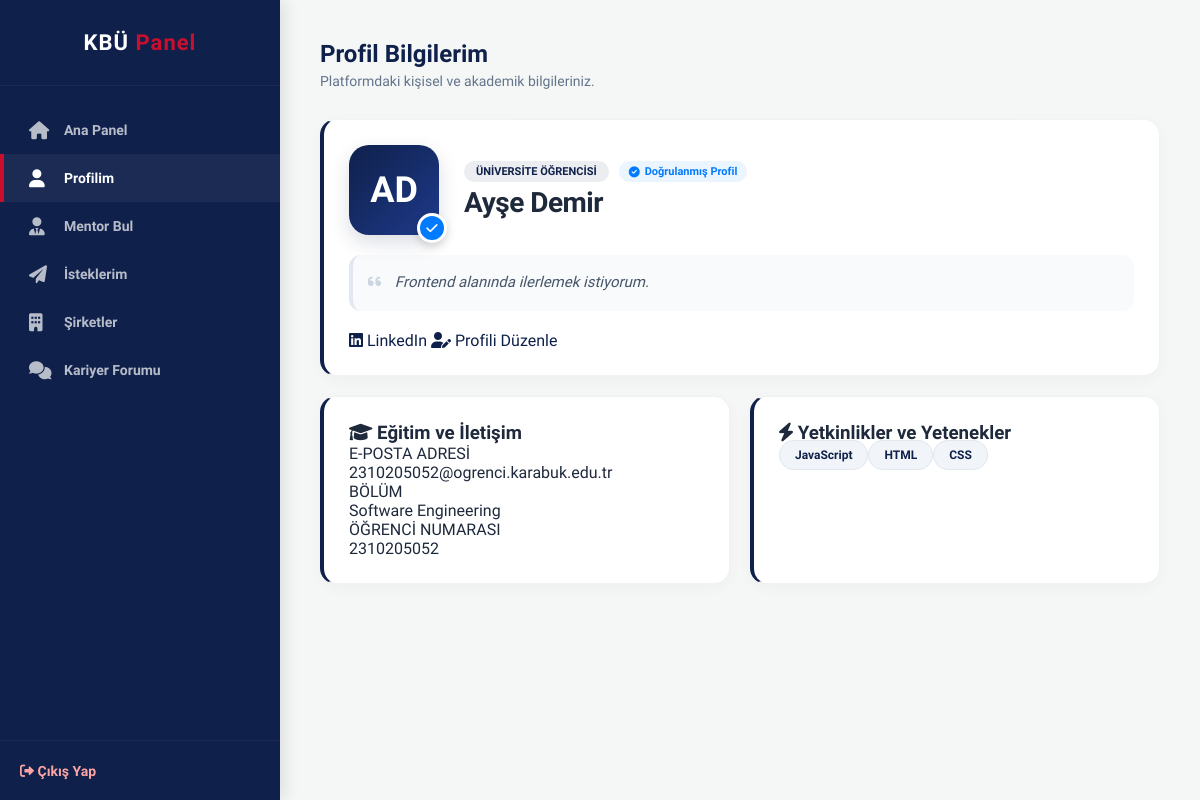
/kariyer_platformu/view_profile.php (signed in), run on an earlier commit of the app's database.
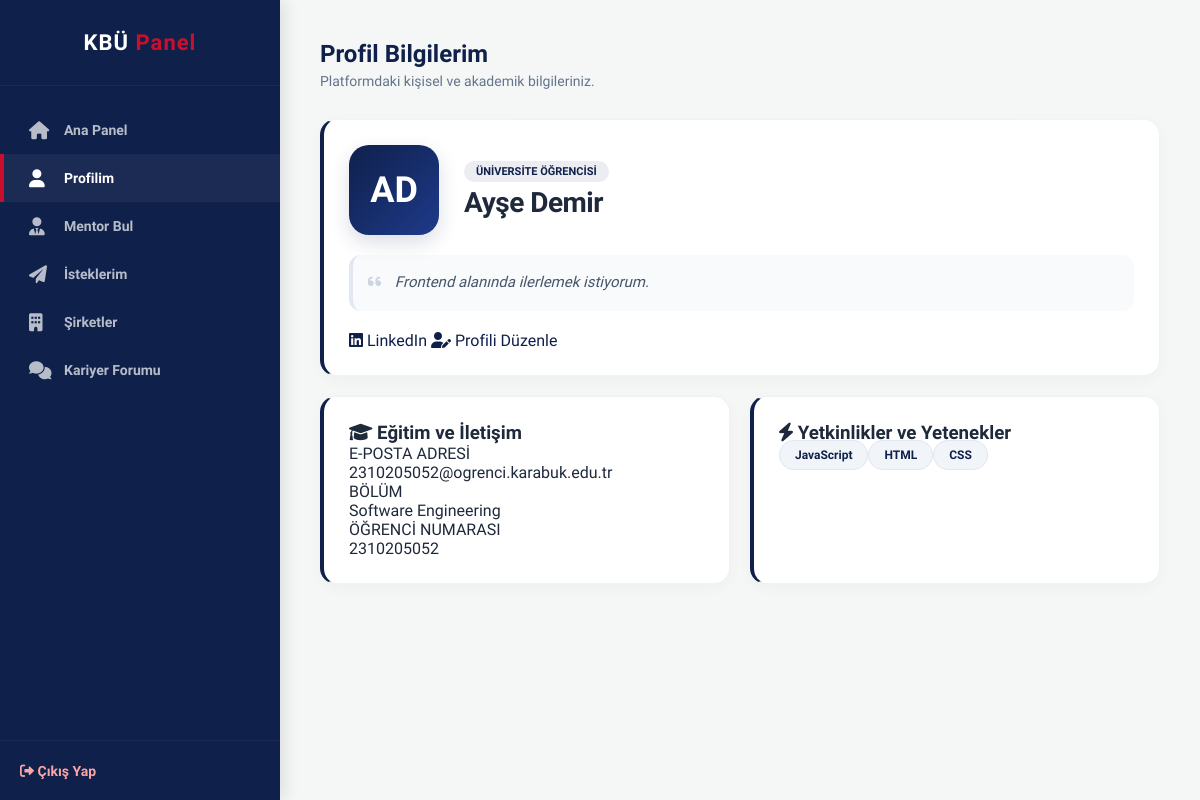
And on a later commit of the database.
### kariyer_platformu/view_profile.php (the view, shortened to what the changed rows need)
<?php
require_once 'includes/db.php';
$user_id = $_SESSION['user_id'];
$sql = "SELECT u.first_name, u.last_name, u.email, u.role, u.is_verified, p.bio, p.linkedin_url, p.website_url,
               s.student_number, s.department,
               g.graduate_year, g.is_open_to_mentorship,
               (SELECT GROUP_CONCAT(sk.skill_name SEPARATOR ', ')
                FROM user_skills us
                JOIN skills sk ON us.skill_id = sk.id
                WHERE us.user_id = u.id) AS yetenekler
        FROM users u
        LEFT JOIN profiles p ON u.id = p.user_id
        LEFT JOIN students s ON u.id = s.user_id
        LEFT JOIN graduates g ON u.id = g.user_id
        WHERE u.id = ?";
$stmt = $conn->prepare($sql);
$stmt->bind_param("i", $user_id);
$stmt->execute();
$user_data = $stmt->get_result()->fetch_assoc();
?>
<!DOCTYPE html>
<html lang="tr">
<head>
    <link rel="stylesheet" href="https://cdnjs.cloudflare.com/ajax/libs/font-awesome/6.0.0/css/all.min.css">
    <link rel="stylesheet" href="assets/css/main.css">
    <link rel="stylesheet" href="assets/css/app.css">
    <link rel="stylesheet" href="assets/css/view_profile.css">
</head>
<body>
    <div class="app-container">
        <main class="main-content">
            <div class="page-header">
                <h1 class="page-title">Profil Bilgilerim</h1>
            </div>
            <div class="card-boxy">
                <div class="header-flex">
                    <div class="avatar-sq">
                        <?php if($user_data['is_verified'] == 1): ?>
                            <div class="verified-badge" title="Doğrulanmış Hesap">
                                <i class="fa-solid fa-check"></i>
                            </div>
                        <?php endif; ?>
                    </div>
                    <div class="name-zone">
                        <div class="status-row">
                            <span class="role-badge">
                                <?= ($user_data['role'] == 'graduate') ? 'Mezun / Mentor' : 'Üniversite Öğrencisi' ?>
                            </span>
                            <?php if($user_data['is_verified'] == 1): ?>
                                <span class="verified-text">
                                    <i class="fa-solid fa-circle-check"></i> Doğrulanmış Profil
                                </span>
                            <?php endif; ?>
                        </div>
                        <h1 class="user-name">
                            <?= htmlspecialchars($user_data['first_name'] . ' ' . $user_data['last_name']) ?>
                        </h1>
                    </div>
                </div>
            </div>
        </main>
    </div>
</body>
</html>

What changed in the data, as far as the page shows it:
changed users "AD": is_verified 1 → 0 (drawn)
Also different on the page:
text no longer shown: "Doğrulanmış Profil"
